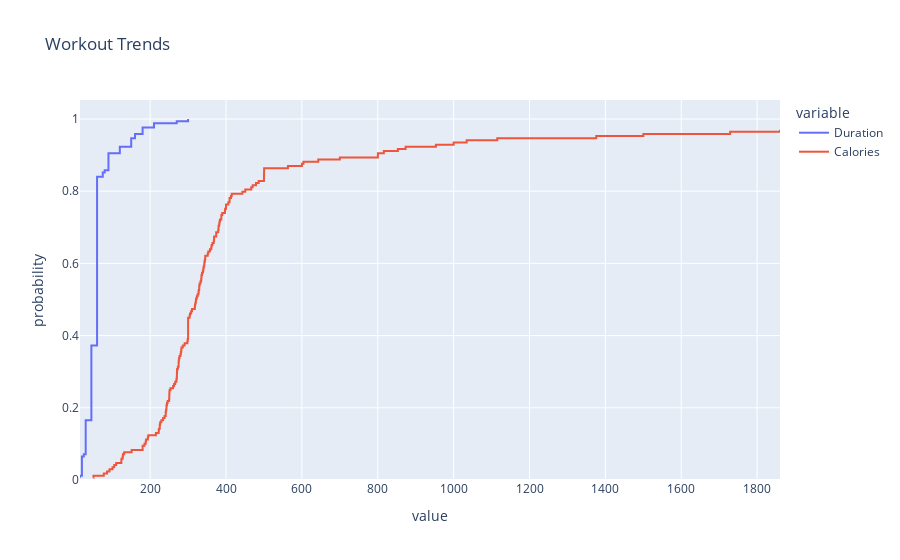

Notebook code cell kept with this figure:
### Code cell
fig = px.ecdf(df, x= ["Duration","Calories"], title="Workout Trends")
fig.show()

### Figure 1 — Plotly figure (JSON) as saved in the notebook; plotly's stock layout.template omitted (floating-point values rounded to 4 significant figures; data arrays with more than 128 entries replaced by an {"elided": "..."} marker saying what was removed)
{"data": [{"hovertemplate": "variable=Duration<br>value=%{x}<br>probability=%{y}<extra></extra>", "legendgroup": "Duration", "line": {"dash": "solid", "shape": "hv"}, "marker": {"color": "#636efa", "symbol": "circle"}, "mode": "lines", "name": "Duration", "orientation": "v", "showlegend": true, "type": "scatter", "x": {"elided": "169 int values"}, "xaxis": "x", "y": {"elided": "169 float values"}, "yaxis": "y"}, {"hovertemplate": "variable=Calories<br>value=%{x}<br>probability=%{y}<extra></extra>", "legendgroup": "Calories", "line": {"dash": "solid", "shape": "hv"}, "marker": {"color": "#EF553B", "symbol": "circle"}, "mode": "lines", "name": "Calories", "orientation": "v", "showlegend": true, "type": "scatter", "x": {"elided": "169 float values"}, "xaxis": "x", "y": {"elided": "169 float values"}, "yaxis": "y"}], "layout": {"legend": {"title": {"text": "variable"}, "tracegroupgap": 0}, "title": {"text": "Workout Trends"}, "xaxis": {"anchor": "y", "domain": [0, 1], "title": {"text": "value"}}, "yaxis": {"anchor": "x", "domain": [0, 1], "rangemode": "tozero", "title": {"text": "probability"}}}}
